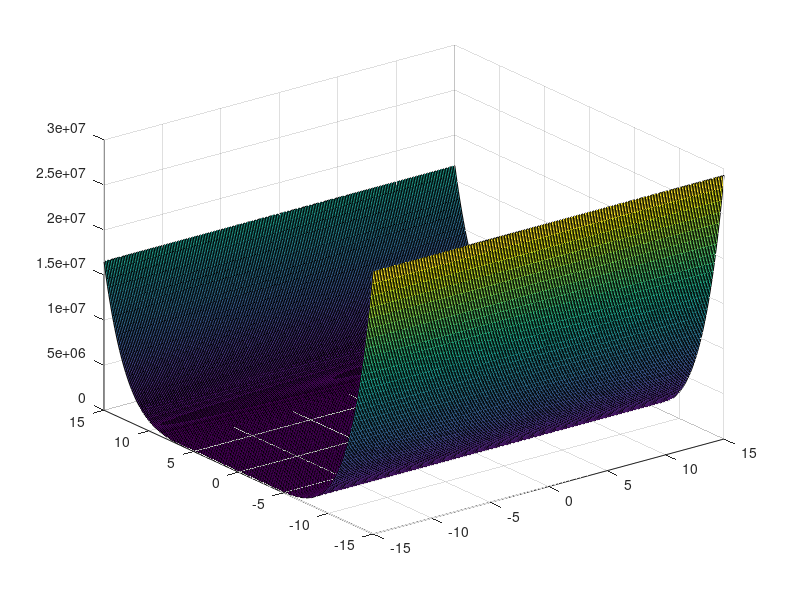
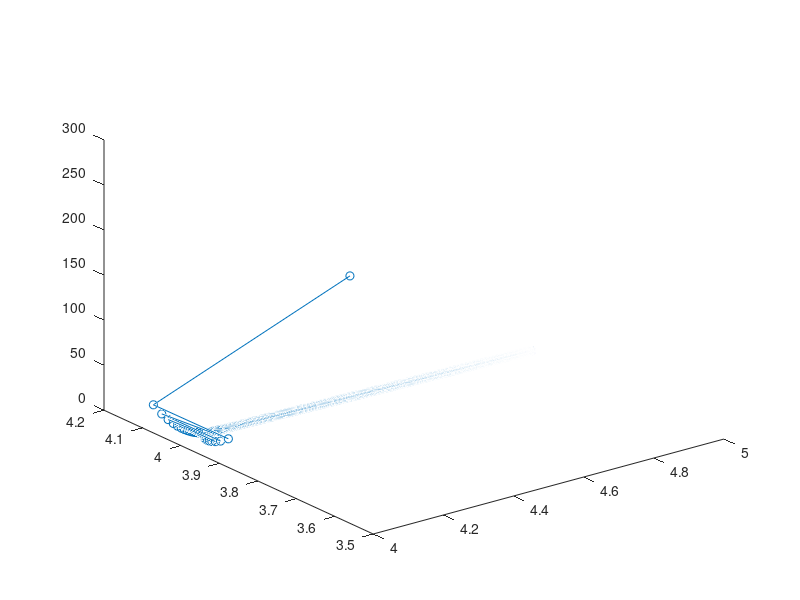

Write MATLAB code to recreate these figures, in order.
eps = 0.001; % Error limited to 0.001
x10 = 4;
x20 = 3; % Initial value
alpha = 0.0005; % Learning rate
k = 0; % Iterations
err = 1;

f0 = (-13+x10+((5-x20)*x20-2)*x20)^2 + (-29+x10+((x20+1)*x20-14)*x20)^2;
% Objective function

S_space = [k,x10,x20,f0];

while err >= eps % Continue iteration when there is a significant error
  df1dx1 = (-13+x10+((5-x20)*x20-2)*x20)*2 + (-29+x10+((x20+1)*x20-14)*x20)*2;
  x11 = x10 - alpha*df1dx1;
  %err1 = absolute value of (x11 - x10);
  
  df1dx2 = (-13+x10+((5-x20)*x20-2)*x20)*2*(-3*x20^2+10*x20-2) + (-29+x10+((x20+1)*x20-14)*x20)*2*(3*x20^2+2*x20-14);
  x21 = x20 - alpha*df1dx2;
  %err2 = absolute value of (x21 - x20);
  
  %Subtract the gradient from the result of the previous iteration to obtain the answer for this iteration
  
  %err = Vector length of [err1 err2]
  df1dx = [df1dx1,df1dx2];
  err = norm(df1dx);
  
  k = k + 1; % Iterations +1
  x10 = x11;
  x20 = x21; % Obtain the answer after iteration

  f0 = (-13+x10+((5-x20)*x20-2)*x20)^2 + (-29+x10+((x20+1)*x20-14)*x20)^2;
  S_space(k,:) = [k,x10,x20,f0];
  
  if (k>20000) % End loop when the number of steps is too large
    break
  end
  
end

disp(['x1 = ',num2str(x10)])
disp(['x2 = ',num2str(x20)])
disp(['f = ',num2str(f0)])
disp(['step = ',num2str(k)])

xx = linspace(-15,15,225);
yy = linspace(-15,15,225); % Variable variation range in the graph

[XX,YY]=meshgrid(xx,yy);
ZZ = (-13+XX+((5-YY).*YY-2).*YY).^2 + (-29+XX+((YY+1).*YY-14).*YY).^2;
surf(XX,YY,ZZ); % Create 3D graph

hold on;
plot3(S_space(:,2),S_space(:,3),S_space(:,4),'ro-')
% Draw a change line for the iteration point in the 3D graph
figure
plot3(S_space(:,2),S_space(:,3),S_space(:,4),'o-')
% Draw a change line for the iteration point